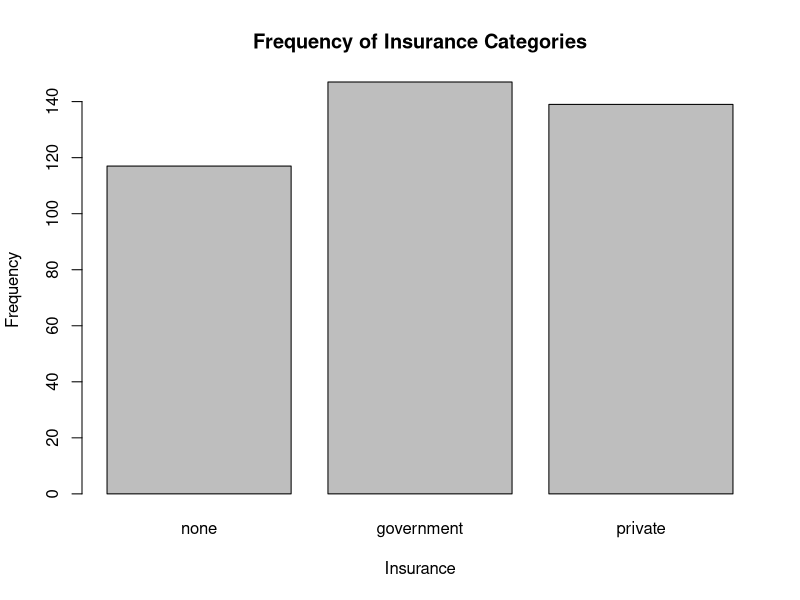
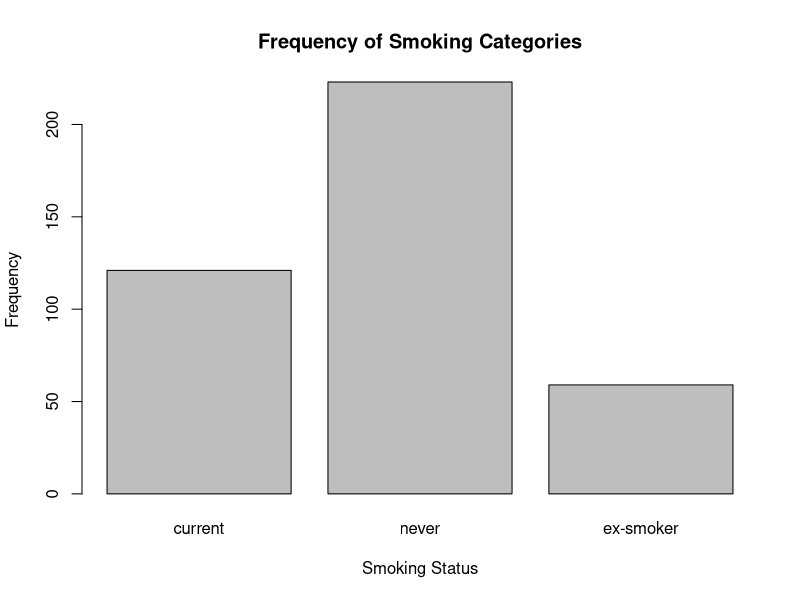
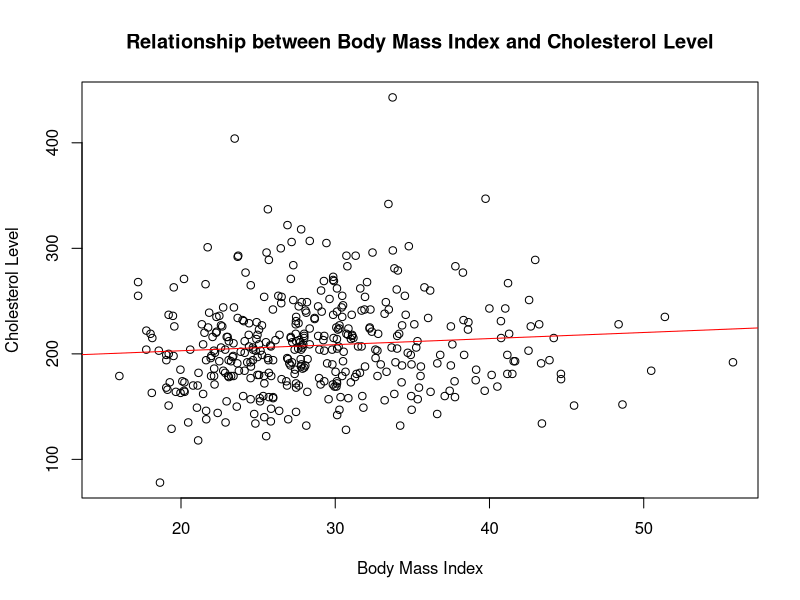
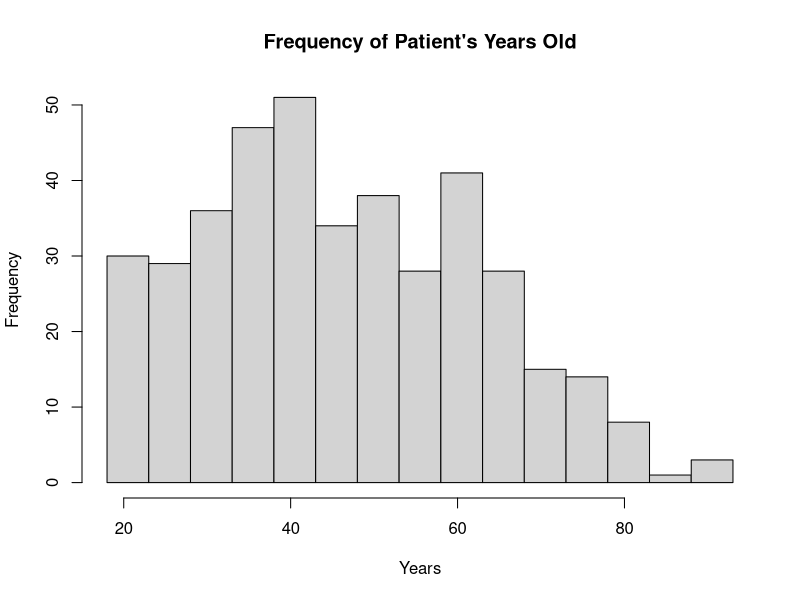

Recreate these plots in R, in order.
## ---- chunk 1
# Importing diabetes.csv 
diabetes <- read.csv("diabetes.csv")

# Converting height to SI units
diabetes$height.si <- diabetes$height * 0.0254

# Converting weight to SI units
diabetes$weight.si <- diabetes$weight * 0.453592

# Calculating BMI
diabetes$BMI <- diabetes$weight.si / (diabetes$height.si^2)

# Creating categorical BMI variable
diabetes$bmi_categorized <- cut(diabetes$BMI, 
                                 breaks = c(-Inf, 18.5, 25, 30, Inf),
                                 labels = c("underweight", "normal", "overweight", "obese"),
                                 include.lowest = TRUE)

# Recoding insurance variable
diabetes$insurance <- factor(diabetes$insurance, levels = c(0, 1, 2), labels = c("none", "government", "private"))

# Recoding smoking variable
diabetes$smoking <- factor(diabetes$smoking, levels = c(1, 2, 3), labels = c("current", "never", "ex-smoker"))

# Checks
summary(diabetes$height.si)
summary(diabetes$weight.si)
summary(diabetes$BMI)
table(diabetes$bmi_categorized)
table(diabetes$insurance)
table(diabetes$smoking)
## ---- chunk 2
# Number of observations
num_observations <- nrow(diabetes)
num_observations
# Percentage of individuals who are obese
percentage_underweight <- sum(diabetes$bmi_categorized == "underweight", na.rm = TRUE) / num_observations * 100
percentage_normal <- sum(diabetes$bmi_categorized == "normal", na.rm = TRUE) / num_observations * 100
percentage_overweight <- sum(diabetes$bmi_categorized == "overweight", na.rm = TRUE) / num_observations * 100
percentage_obese <- sum(diabetes$bmi_categorized == "obese", na.rm = TRUE) / num_observations * 100

percentage_underweight
percentage_normal
percentage_overweight
percentage_obese

# Percentage of gender
percentage_female <- sum(diabetes$gender == "female") / num_observations * 100
percentage_female
percentage_male <- sum(diabetes$gender == "male") / num_observations * 100
percentage_male
# Percentage of individuals with diabetes
percentage_diabetes <- sum(diabetes$dm == 1, na.rm = TRUE) / length(diabetes$dm) * 100
percentage_diabetes
percentage_no_diabetes <- sum(diabetes$dm == 0, na.rm = TRUE) / length(diabetes$dm) * 100
percentage_no_diabetes

# Average age
average_age <- mean(diabetes$age)
average_age
# Average BMI
average_bmi <- mean(diabetes$BMI, na.rm = TRUE)
average_bmi
## ---- chunk 3
# Plotting frequency of Insurance Categories
barplot(table(diabetes$insurance), main = "Frequency of Insurance Categories", xlab = "Insurance", ylab = "Frequency")

# Plotting frequency of Smoking Categories
barplot(table(diabetes$smoking), main = "Frequency of Smoking Categories", xlab = "Smoking Status", ylab = "Frequency")

# Scatter plot of BMI vs Cholesterol with regression line 
plot(diabetes$BMI, diabetes$chol, xlab = "Body Mass Index", ylab = "Cholesterol Level", main = "Relationship between Body Mass Index and Cholesterol Level")
abline(lm(chol ~ BMI, data = diabetes), col = "red")


# Calculate correlation coefficient
cleaned_data <- diabetes[complete.cases(diabetes$BMI, diabetes$chol), ]
correlation <- cor(cleaned_data$BMI, cleaned_data$chol)
correlation

# Histogram of Patient Age in Years 
min_age <- min(diabetes$age)
max_age <- max(diabetes$age)
hist(diabetes$age, breaks = seq(min_age - 1, max_age + 1, by = 5), xlab = "Years", ylab = "Frequency", main = "Frequency of Patient's Years Old")
## ---- chunk 4
# Building logistic regression model
model <- glm(dm ~ age + gender + BMI, data = diabetes, family = "binomial")

# Interpretation of slope coefficients
summary(model)
